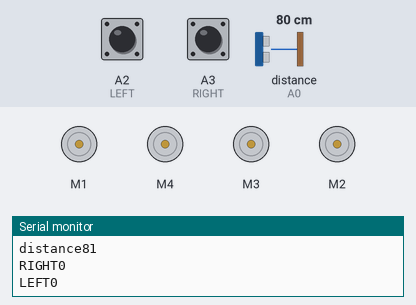
The sketch below on a simulated Arduino Uno, built with avr-gcc and run on an emulated ATmega328P. On the bench: 4 × DC motor (green arrow = forward, orange = backward, longer = faster), the last lines printed to the serial monitor. The test bench sets the inputs (shaded band); at power-on: distance to the obstacle (sensor on A0) 80 cm, A2 (LEFT) LOW, A3 (RIGHT) LOW. The echo pulse lasts 58.3 µs per cm.

Above: at 1.2 s.
1.3 s: distance to the obstacle (sensor on A0) set to 7 cm
2.8 s: A2 (LEFT) pulled HIGH for 0.15 s
At 3.7 s:
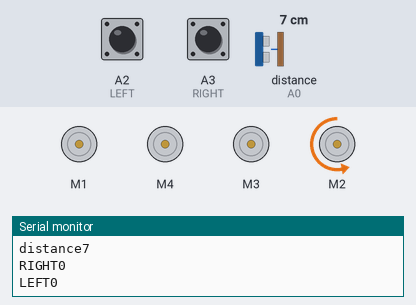
4.4 s: A3 (RIGHT) pulled HIGH for 0.15 s
At 5.0 s:
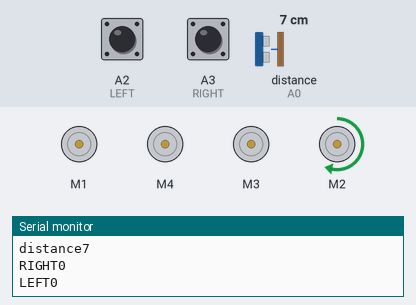
10.5 s: A2 (LEFT) pulled HIGH for 1 s
At 11.3 s:
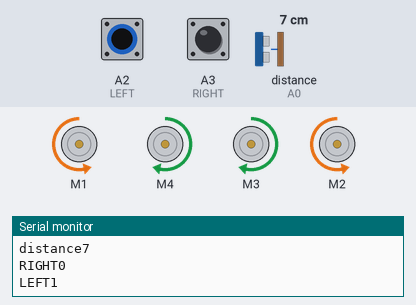
Timing chart, 0 to 13.5 s (numbered marks = the images above; inputs shaded):
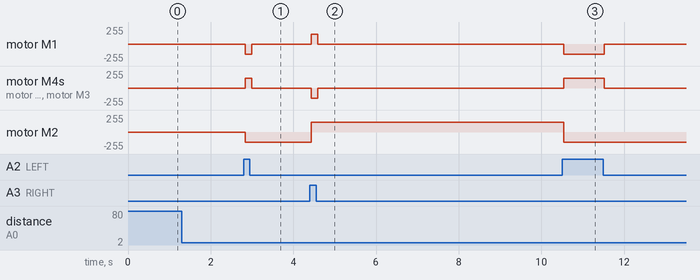

Measured:
- after the input at 2.8 s, motor M1: stopped → backward 150/255 at once, → stopped 0.16 s later; motor M4, motor M3: stopped → forward 150/255 at once, → stopped 0.16 s later; motor M2: stopped → backward 150/255 at once
- after the input at 4.4 s, motor M1: stopped → forward 150/255 at once, → stopped 0.16 s later; motor M4, motor M3: stopped → backward 150/255 at once, → stopped 0.16 s later; motor M2: backward 150/255 → forward 150/255 at once
- after the input at 10.5 s, motor M1: stopped → backward 150/255 at once, → stopped 0.98 s later; motor M4, motor M3: stopped → forward 150/255 at once, → stopped 0.98 s later; motor M2: forward 150/255 → backward 150/255 at once

The sketch:

RobotCode.ino
```cpp
#include <NewPing.h>
#include <AFMotor.h>
//////////////////////////////////////
#define RIGHT A3
#define LEFT A2
#define TRIGGER_PIN A1
#define ECHO_PIN A0
#define MAX_DISTANCE 100
//////////////////////////////////////
NewPing sonar(TRIGGER_PIN, ECHO_PIN, MAX_DISTANCE);

AF_DCMotor Motor1(1, MOTOR12_1KHZ);
AF_DCMotor Motor2(2, MOTOR12_1KHZ);
AF_DCMotor Motor3(3, MOTOR34_1KHZ);
AF_DCMotor Motor4(4, MOTOR34_1KHZ);

void setup() {
  // put your setup code here, to run once:
  Serial.begin(9600);
  pinMode(RIGHT, INPUT);
  pinMode(LEFT, INPUT);
}

void loop() {
  delay(50);
  unsigned int distance = sonar.ping_cm();
  Serial.print("distance");
  Serial.println(distance);


  int Right_Value = digitalRead(RIGHT);
  int Left_Value = digitalRead(LEFT);

  Serial.print("RIGHT");
  Serial.println(Right_Value);
  Serial.print("LEFT");
  Serial.println(Left_Value);

  if ((Right_Value == 1) && (distance >= 10 && distance <= 30) && (Left_Value == 1)) {

    Motor1.setSpeed(150);  //define motor1 speed:
    Motor1.run(FORWARD);   //rotate motor1 clockwise:
    Motor2.setSpeed(150);  //define motor2 speed:
    Motor2.run(FORWARD);   //rotate motor2 clockwise:
    Motor3.setSpeed(150);  //define motor3 speed:
    Motor3.run(FORWARD);   //rotate motor3 clockwise:
    Motor4.setSpeed(150);  //define motor4 speed:
    Motor4.run(FORWARD);   //rotate motor4 clockwise:

  } else if ((Right_Value == 1) && (Left_Value == 0)) {

    Motor1.setSpeed(150);
    Motor1.run(FORWARD);
    Motor2.setSpeed(150);  //define motor2 speed:
    Motor2.run(FORWARD);   //rotate motor2 clockwise:
    Motor4.setSpeed(150);
    Motor4.run(BACKWARD);
    Motor3.setSpeed(150);
    Motor3.run(BACKWARD);


  } else if ((Right_Value == 0) && (Left_Value == 1)) {

    Motor1.setSpeed(150);
    Motor1.run(BACKWARD);
    Motor2.setSpeed(150);  //define motor2 speed:
    Motor2.run(BACKWARD);  //rotate motor2 clockwise:
    Motor4.setSpeed(150);
    Motor4.run(FORWARD);
    Motor3.setSpeed(150);
    Motor3.run(FORWARD);

  } else if ((Right_Value == 1) && (Left_Value == 1)) {
    Motor1.setSpeed(0);
    Motor1.run(RELEASE);
    Motor2.setSpeed(0);
    Motor2.run(RELEASE);
    Motor4.setSpeed(0);
    Motor4.run(RELEASE);
    Motor3.setSpeed(0);
    Motor3.run(RELEASE);

  } else if (distance > 1 && distance < 10) {
    Motor1.setSpeed(0);
    Motor1.run(RELEASE);
    Motor4.setSpeed(0);
    Motor4.run(RELEASE);
    Motor3.setSpeed(0);
    Motor3.run(RELEASE);
    Motor4.setSpeed(0);
    Motor4.run(RELEASE);
  }
}
```
